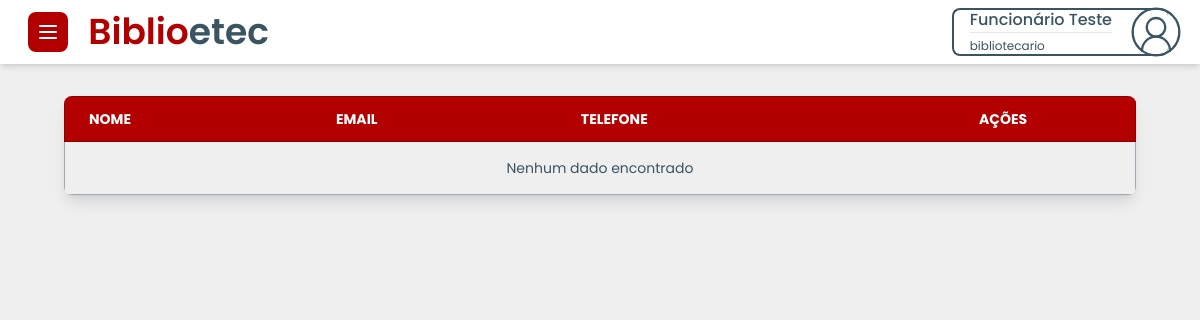
The page /Dev/DevSidebar/list/listadevNew.php (signed in) on the database as committed earlier.
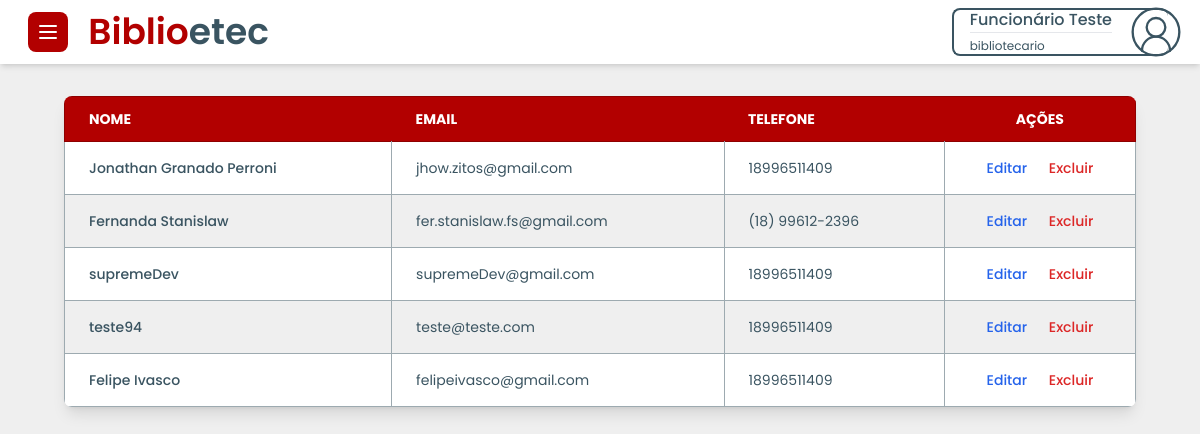
The same page on the database as committed later.
### tables this page shows
CREATE TABLE `tbdev` (
  `codigo` int(11) NOT NULL,
  `nome` varchar(100) NOT NULL,
  `cpf` varchar(20) NOT NULL,
  `email` varchar(220) NOT NULL,
  `password` varchar(220) NOT NULL,
  `telefone` varchar(30) DEFAULT NULL,
  `celular` varchar(30) DEFAULT NULL,
  `acesso` varchar(15) DEFAULT NULL,
  `codigo_autenticacao` varchar(8) DEFAULT NULL,
  `chave_recuperar_senha` varchar(220) DEFAULT NULL,
  `data_codigo_autenticacao` datetime DEFAULT NULL,
  `statusDev` tinyint(1) DEFAULT 0
);

### Dev/DevSidebar/list/listadevNew.php (the view, shortened to what this page needs)
<?php
 include("../../../conexao/conexao.php");
?>
<!DOCTYPE html>
<html lang="pt-br">
<head>
    <script src="https://cdn.tailwindcss.com"></script>
    <link href="https://cdn.jsdelivr.net/npm/flowbite@2.5.1/dist/flowbite.min.css" rel="stylesheet" />
    <link rel="stylesheet" href="../../DevCss/defaults.css">
</head>
<body>
    <nav class="flex justify-between items-center py-2 px-4 bg-white shadow-md">
        <div id="nav-left-side">
            <button data-drawer-target="default-sidebar" data-drawer-toggle="default-sidebar" aria-controls="default-sidebar" type="button" class="inline-flex items-center p-2 ms-3 bg-[var(--primary)] text-sm text-white rounded-lg hover:bg-[var(--primary-emphasis)] focus:outline-none focus:ring-2 focus:ring-gray-200 dark:text-white dark:hover:bg-[var(--primary-emphasis)]">
            </button>
            <a href="#" class="text-4xl mx-4 text-primary font-semibold hidden md:inline" tabindex="-1">Biblio<span class="text-secondary">etec</span></a>
        </div>
        <button id="dropdown-perfil" data-dropdown-toggle="dropdown" class="flex justify-between items-center max-h-12 pl-4 mr-4 bg-white border-2 border-solid border-[var(--secondary)] border-r-0 rounded-lg text-[var(--secondary)] text-left flex-nowrap text-nowrap" type="button">
        <div>
             <span class="text-[var(--secondary)] font-medium"><?php echo $_SESSION['nome']; ?></span>
                <hr>
                <span class="text-xs text-[var(--secondary)]"><?php echo $_SESSION['acesso']; ?></span>
            </div>
        </button>
    </nav>
    <main class="mx-1 sm:mx-16 my-8">
        <div class="relative overflow-x-auto shadow-lg rounded-lg">
            <table class="min-w-full text-sm text-left rtl:text-right text-[var(--secondary)]">
                <thead class="text-sm text-white uppercase bg-[var(--primary)] border border-[var(--primary-emphasis)]">
                    <tr class="">
                        <th scope="col" class="px-6 py-3">Nome</th>
                        <th scope="col" class="px-6 py-3">Email</th>
                        <th scope="col" class="px-6 py-3">Telefone</th>
                        <th scope="col" class="px-6 py-3 text-center">Ações</th>
                    </tr>
                </thead>
                <tbody class="border border-[var(--grey)]">
                <?php
                    $sql = "SELECT codigo, nome, email, telefone FROM tbdev";
                    $result = mysqli_query($conn, $sql);
                    if (mysqli_num_rows($result) > 0) {
                        while($row = mysqli_fetch_assoc($result)) {
                            echo '
                            <tr class="odd:bg-white even:bg-[var(--off-white)] border-b border-[var(--grey)]">
                                <th scope="row" class="px-6 py-4 font-medium text-[var(--secondary)] whitespace-nowrap border-r border-[var(--grey)]">
                                    ' . htmlspecialchars($row["nome"]) . '
                                </th>
                                <td class="px-6 py-4 border-r border-[var(--grey)]">' . htmlspecialchars($row["email"]) . '</td>
                                <td class="px-6 py-4 border-r border-[var(--grey)]">' . htmlspecialchars($row["telefone"]) . '</td>
                                <td class="flex justify-between md:justify-evenly gap-1 px-6 py-4">
                                    <a href="../editar/editarDev.php?codigo=' . urlencode($row["codigo"]) . '" class="font-medium text-blue-600 hover:underline">Editar</a>
                                    <form id="form-excluir" action="../excluir/excluirDev.php" method="POST"><input value=' . urlencode($row["codigo"]) . ' readonly name="codigo" class="hidden"/> <button type="submit" class="font-medium text-red-600 hover:underline">Excluir</button></form>
                                </td>
                            </tr>';
                        }
                    } else {
                        echo '<tr><td colspan="5" class="text-center px-6 py-4">Nenhum dado encontrado</td></tr>';
                    }
                ?>
                </tbody>
            </table>
        </div>
    </main>
</body>
</html>

Rows that differ between the two databases and show on the page:
added tbdev: nome "Jonathan Granado Perroni", email "jhow.zitos@gmail.com", telefone "18996511409"
added tbdev: nome "Fernanda Stanislaw", email "fer.stanislaw.fs@gmail.com", telefone "(18) 99612-2396"
added tbdev: nome "supremeDev", email "supremeDev@gmail.com", telefone "18996511409"
added tbdev: nome "teste94", email "teste@teste.com", telefone "18996511409"
added tbdev: nome "Felipe Ivasco", email "felipeivasco@gmail.com", telefone "18996511409"
Other text that changed with them:
text no longer shown: "Nenhum dado encontrado"
